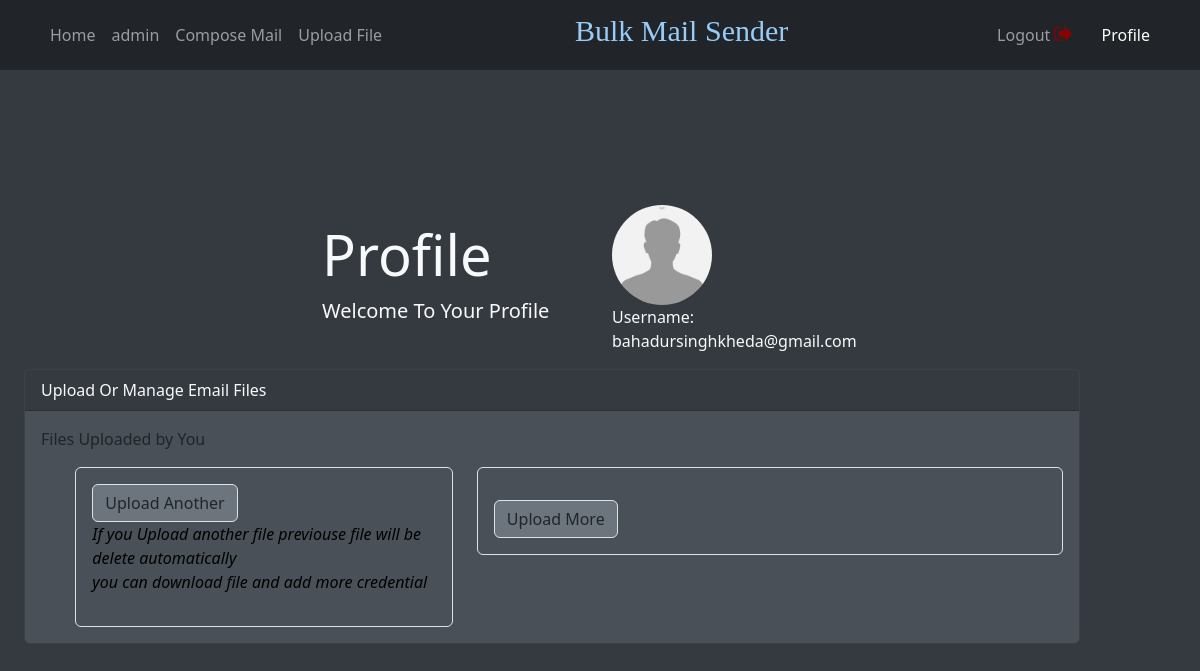
Before: /profile (signed in) with the older database file.
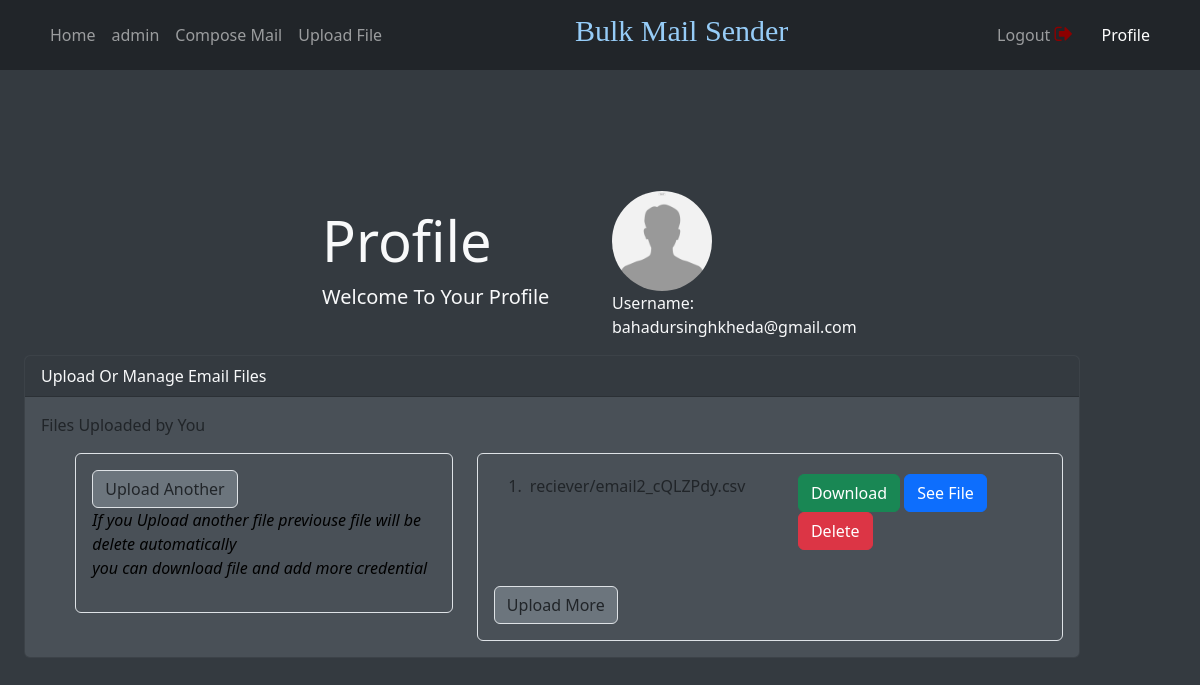
After: the same page with the newer database file.
### user/models.py (models this page shows)
class receiverFileModel(models.Model):
      file = models.FileField( upload_to='reciever/', max_length=100)
      author = models.ForeignKey(User,  on_delete=models.CASCADE)

### user/views.py (the view)
# urls.py: path('profile', login_required(views.profile), name='profile'),
def profile(request):
      senderfile = senderFileModel.objects.all()
      receiverfile = receiverFileModel.objects.all()
      context = {'sender':senderfile, "receiver":receiverfile}
      return render(request, 'profile.html',context)

### user/templates/profile.html (shortened to what the changed rows need)
{% extends "base.html" %}
{% load static %}
{% block content %}
<!DOCTYPE html>
<html lang="en">
      <head>
      </head>
      <body>
            <br><br><br>
            <div class="container-fluid ">
                  <div class="row">
                        <div class="col col-3 offset-3 p-3 ">
                              <h1 class="display-4">Profile</h1>
                        </div>
                  </div>
                  <div class="row-fluid">
                        <div class="col-md-11">
                              <div class="card mb-4 ">
                                    <div class="card-body">
                                          <div class="row">
                                                <div class="col col-7 ">
                                                      <div class="rounded p-3  border ">
                                                            <ol>
                                                                  {% for file in receiver %}
                                                                  {% if file.author == request.user %}
                                                                  <li class="p-1">
                                                                        <div class="row">
                                                                              <table class="table">
                                                                                    <tbody>
                                                                                          <tr>
                                                                                                <div class="col">
                                                                                                      {{ file.file.name }}
                                                                                                </div>
                                                                                          </tr>
                                                                                          <tr>
                                                                                                <div class="col">
                                                                                                      <a class="btn btn-success " href="{{ file.file.url }}">Download</a>
                                                                                                      <a class="btn btn-primary " href="{% url 'update' value=1 id=file.id  %}">See File</a>
                                                                                                      <a class="btn btn-danger " href="{% url 'delete' id=file.id %}">Delete</a>{{ file.file.id }}
                                                                                                </div>
                                                                                          </tr>
                                                                                    </tbody>
                                                                              </table>
                                                                        </div>
                                                                  </li>
                                                                  {% endif %}
                                                                  {% endfor %}
                                                            </ol>
                                                      </div>
                                                </div>
                                          </div>
                                    </div>
                              </div>
                        </div>
                  </div>
            </div>
      </body>
</html>
{% endblock content %}

Changed rows visible on the page:
added receiverFileModel: file.name "reciever/email2_cQLZPdy.csv"
